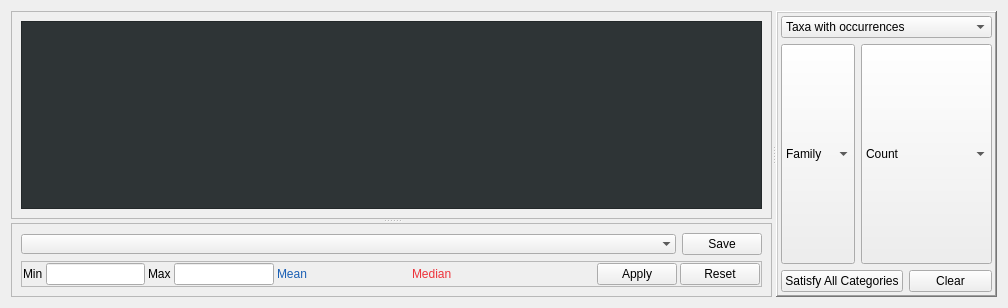
          <widget class="QWidget" name="tab_explore">
           <attribute name="title">
            <string>Explore Dataset</string>
           </attribute>
           <layout class="QGridLayout" name="gridLayout_11">
            <item row="0" column="0">
             <widget class="QSplitter" name="splitter_4">
              <property name="orientation">
               <enum>Qt::Horizontal</enum>
              </property>
              <widget class="QSplitter" name="splitter">
               <property name="orientation">
                <enum>Qt::Vertical</enum>
               </property>
               <widget class="QFrame" name="frame_5">
                <property name="sizePolicy">
                 <sizepolicy hsizetype="Expanding" vsizetype="Expanding">
                  <horstretch>5</horstretch>
                  <verstretch>0</verstretch>
                 </sizepolicy>
                </property>
                <property name="frameShape">
                 <enum>QFrame::StyledPanel</enum>
                </property>
                <property name="frameShadow">
                 <enum>QFrame::Raised</enum>
                </property>
                <layout class="QGridLayout" name="gridLayout_12">
                 <item row="0" column="0">
                  <widget class="QTableView" name="trview_explore_traits">
                   <property name="styleSheet">
                    <string notr="true">font: 9pt &quot;Ubuntu&quot;;
background-color: rgb(46, 52, 54);
color: rgb(239, 239, 239);</string>
                   </property>
                   <property name="editTriggers">
                    <set>QAbstractItemView::NoEditTriggers</set>
                   </property>
                   <property name="selectionBehavior">
                    <enum>QAbstractItemView::SelectRows</enum>
                   </property>
                   <property name="gridStyle">
                    <enum>Qt::NoPen</enum>
                   </property>
                   <property name="sortingEnabled">
                    <bool>true</bool>
                   </property>
                   <property name="cornerButtonEnabled">
                    <bool>false</bool>
                   </property>
                   <attribute name="verticalHeaderVisible">
                    <bool>false</bool>
                   </attribute>
                   <attribute name="verticalHeaderDefaultSectionSize">
                    <number>23</number>
                   </attribute>
                  </widget>
                 </item>
                </layout>
               </widget>
               <widget class="QFrame" name="frame_6">
                <property name="frameShape">
                 <enum>QFrame::StyledPanel</enum>
                </property>
                <property name="frameShadow">
                 <enum>QFrame::Raised</enum>
                </property>
                <layout class="QGridLayout" name="gridLayout_8">
                 <item row="2" column="0">
                  <widget class="QFrame" name="frame_toolbar_figure">
                   <property name="enabled">
                    <bool>true</bool>
                   </property>
                   <property name="frameShape">
                    <enum>QFrame::StyledPanel</enum>
                   </property>
                   <property name="frameShadow">
                    <enum>QFrame::Plain</enum>
                   </property>
                   <layout class="QGridLayout" name="gridLayout_6">
                    <property name="leftMargin">
                     <number>1</number>
                    </property>
                    <property name="topMargin">
                     <number>1</number>
                    </property>
                    <property name="rightMargin">
                     <number>1</number>
                    </property>
                    <property name="bottomMargin">
                     <number>1</number>
                    </property>
                    <property name="spacing">
                     <number>3</number>
                    </property>
                    <item row="1" column="0">
                     <layout class="QHBoxLayout" name="horizontalLayout_2">
                      <item>
                       <widget class="QLabel" name="label">
                        <property name="sizePolicy">
                         <sizepolicy hsizetype="Preferred" vsizetype="Preferred">
                          <horstretch>0</horstretch>
                          <verstretch>0</verstretch>
                         </sizepolicy>
                        </property>
                        <property name="font">
                         <font>
                          <pointsize>9</pointsize>
                         </font>
                        </property>
                        <property name="text">
                         <string>Min</string>
                        </property>
                       </widget>
                      </item>
                      <item>
                       <widget class="QLineEdit" name="figure_min">
                        <property name="maximumSize">
                         <size>
                          <width>100</width>
                          <height>16777215</height>
                         </size>
                        </property>
                        <property name="font">
                         <font>
                          <pointsize>9</pointsize>
                         </font>
                        </property>
                       </widget>
                      </item>
                      <item>
                       <widget class="QLabel" name="label_2">
                        <property name="font">
                         <font>
                          <pointsize>9</pointsize>
                         </font>
                        </property>
                        <property name="text">
                         <string>Max</string>
                        </property>
                       </widget>
                      </item>
                      <item>
                       <widget class="QLineEdit" name="figure_max">
                        <property name="maximumSize">
                         <size>
                          <width>100</width>
                          <height>16777215</height>
                         </size>
                        </property>
                        <property name="font">
                         <font>
                          <pointsize>9</pointsize>
                         </font>
                        </property>
                       </widget>
                      </item>
                      <item>
                       <widget class="QLabel" name="label_4">
                        <property name="font">
                         <font>
                          <pointsize>9</pointsize>
                         </font>
                        </property>
                        <property name="styleSheet">
                         <string notr="true">color: rgb(26, 95, 180);</string>
                        </property>
                        <property name="text">
                         <string>Mean</string>
                        </property>
                       </widget>
                      </item>
                      <item>
                       <widget class="QLineEdit" name="figure_mean">
                        <property name="enabled">
                         <bool>false</bool>
                        </property>
                        <property name="maximumSize">
                         <size>
                          <width>100</width>
                          <height>16777215</height>
                         </size>
                        </property>
                        <property name="font">
                         <font>
                          <pointsize>9</pointsize>
                         </font>
                        </property>
                        <property name="styleSheet">
                         <string notr="true"/>
                        </property>
                        <property name="frame">
                         <bool>false</bool>
                        </property>
                        <property name="readOnly">
                         <bool>true</bool>
                        </property>
                       </widget>
                      </item>
                      <item>
                       <widget class="QLabel" name="label_3">
                        <property name="font">
                         <font>
                          <pointsize>9</pointsize>
                         </font>
                        </property>
                        <property name="styleSheet">
                         <string notr="true">color: rgb(237, 51, 59);</string>
                        </property>
                        <property name="text">
                         <string>Median</string>
                        </property>
                       </widget>
                      </item>
                      <item>
                       <widget class="QLineEdit" name="figure_median">
                        <property name="enabled">
                         <bool>false</bool>
                        </property>
                        <property name="maximumSize">
                         <size>
                          <width>100</width>
                          <height>16777215</height>
                         </size>
                        </property>
                        <property name="font">
                         <font>
                          <pointsize>9</pointsize>
                         </font>
                        </property>
                        <property name="styleSheet">
                         <string notr="true"/>
                        </property>
                        <property name="frame">
                         <bool>false</bool>
                        </property>
                        <property name="readOnly">
                         <bool>true</bool>
                        </property>
                       </widget>
                      </item>
                      <item>
                       <spacer name="horizontalSpacer_5">
                        <property name="orientation">
                         <enum>Qt::Horizontal</enum>
                        </property>
                        <property name="sizeHint" stdset="0">
                         <size>
                          <width>40</width>
                          <height>20</height>
                         </size>
                        </property>
                       </spacer>
                      </item>
                      <item>
                       <widget class="QPushButton" name="button_figure_apply">
                        <property name="font">
                         <font>
                          <pointsize>9</pointsize>
                         </font>
                        </property>
                        <property name="text">
                         <string>Apply</string>
                        </property>
                       </widget>
                      </item>
                      <item>
                       <widget class="QPushButton" name="button_figure_reset">
                        <property name="font">
                         <font>
                          <pointsize>9</pointsize>
                         </font>
                        </property>
                        <property name="text">
                         <string>Reset</string>
                        </property>
                       </widget>
                      </item>
                     </layout>
                    </item>
                   </layout>
                  </widget>
                 </item>
                 <item row="3" column="0">
                  <layout class="QVBoxLayout" name="figure_vlayout">
                   <property name="spacing">
                    <number>2</number>
                   </property>
                   <property name="sizeConstraint">
                    <enum>QLayout::SetMaximumSize</enum>
                   </property>
                  </layout>
                 </item>
                 <item row="1" column="0">
                  <layout class="QHBoxLayout" name="horizontalLayout_4">
                   <item>
                    <widget class="QComboBox" name="cb_figures">
                     <property name="sizePolicy">
                      <sizepolicy hsizetype="Expanding" vsizetype="Fixed">
                       <horstretch>0</horstretch>
                       <verstretch>0</verstretch>
                      </sizepolicy>
                     </property>
                     <property name="autoFillBackground">
                      <bool>false</bool>
                     </property>
                     <property name="frame">
                      <bool>false</bool>
                     </property>
                    </widget>
                   </item>
                   <item>
                    <widget class="QPushButton" name="button_save_figure">
                     <property name="font">
                      <font>
                       <pointsize>9</pointsize>
                      </font>
                     </property>
                     <property name="text">
                      <string>Save</string>
                     </property>
                    </widget>
                   </item>
                  </layout>
                 </item>
                </layout>
               </widget>
              </widget>
              <widget class="QFrame" name="frame_4">
               <property name="sizePolicy">
                <sizepolicy hsizetype="Expanding" vsizetype="Expanding">
                 <horstretch>0</horstretch>
                 <verstretch>0</verstretch>
                </sizepolicy>
               </property>
               <property name="minimumSize">
                <size>
                 <width>200</width>
                 <height>0</height>
                </size>
               </property>
               <property name="frameShape">
                <enum>QFrame::WinPanel</enum>
               </property>
               <property name="frameShadow">
                <enum>QFrame::Raised</enum>
               </property>
               <layout class="QGridLayout" name="gridLayout_2">
                <property name="leftMargin">
                 <number>3</number>
                </property>
                <property name="topMargin">
                 <number>3</number>
                </property>
                <property name="rightMargin">
                 <number>3</number>
                </property>
                <property name="bottomMargin">
                 <number>3</number>
                </property>
                <item row="5" column="0">
                 <layout class="QHBoxLayout" name="horizontalLayout_7">
                  <item>
                   <widget class="QPushButton" name="button_taxa_categories">
                    <property name="font">
                     <font>
                      <pointsize>9</pointsize>
                     </font>
                    </property>
                    <property name="text">
                     <string>Satisfy All Categories</string>
                    </property>
                    <property name="checkable">
                     <bool>true</bool>
                    </property>
                   </widget>
                  </item>
                  <item>
                   <widget class="QPushButton" name="button_taxa_clear">
                    <property name="font">
                     <font>
                      <pointsize>9</pointsize>
                     </font>
                    </property>
                    <property name="text">
                     <string>Clear</string>
                    </property>
                   </widget>
                  </item>
                 </layout>
                </item>
                <item row="0" column="0">
                 <widget class="QComboBox" name="cb_figure_taxa">
                  <property name="font">
                   <font>
                    <pointsize>9</pointsize>
                   </font>
                  </property>
                  <item>
                   <property name="text">
                    <string>Taxa with occurrences</string>
                   </property>
                  </item>
                  <item>
                   <property name="text">
                    <string>Any taxa</string>
                   </property>
                  </item>
                 </widget>
                </item>
                <item row="2" column="0">
                 <layout class="QVBoxLayout" name="tview_properties_layout"/>
                </item>
                <item row="1" column="0">
                 <layout class="QHBoxLayout" name="horizontalLayout_9">
                  <item>
                   <widget class="QComboBox" name="cb_figure_rank">
                    <property name="sizePolicy">
                     <sizepolicy hsizetype="Preferred" vsizetype="Minimum">
                      <horstretch>0</horstretch>
                      <verstretch>0</verstretch>
                     </sizepolicy>
                    </property>
                    <property name="font">
                     <font>
                      <pointsize>9</pointsize>
                     </font>
                    </property>
                    <item>
                     <property name="text">
                      <string>Family</string>
                     </property>
                    </item>
                    <item>
                     <property name="text">
                      <string>Genus</string>
                     </property>
                    </item>
                    <item>
                     <property name="text">
                      <string>Species</string>
                     </property>
                    </item>
                   </widget>
                  </item>
                  <item>
                   <widget class="QComboBox" name="cb_figure_function">
                    <property name="sizePolicy">
                     <sizepolicy hsizetype="Preferred" vsizetype="Minimum">
                      <horstretch>0</horstretch>
                      <verstretch>0</verstretch>
                     </sizepolicy>
                    </property>
                    <property name="font">
                     <font>
                      <pointsize>9</pointsize>
                     </font>
                    </property>
                    <item>
                     <property name="text">
                      <string>Count</string>
                     </property>
                    </item>
                    <item>
                     <property name="text">
                      <string>Average</string>
                     </property>
                    </item>
                    <item>
                     <property name="text">
                      <string>Median</string>
                     </property>
                    </item>
                    <item>
                     <property name="text">
                      <string>Minimum</string>
                     </property>
                    </item>
                    <item>
                     <property name="text">
                      <string>Maximum</string>
                     </property>
                    </item>
                    <item>
                     <property name="text">
                      <string>Standard deviation</string>
                     </property>
                    </item>
                   </widget>
                  </item>
                 </layout>
                </item>
               </layout>
              </widget>
             </widget>
            </item>
           </layout>
          </widget>
